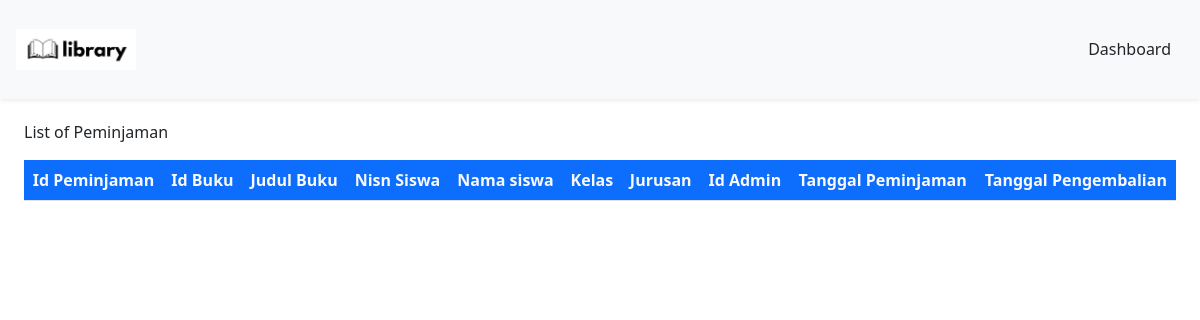
The page /DashboardAdmin/peminjaman/peminjamanBuku.php on the database as committed earlier.
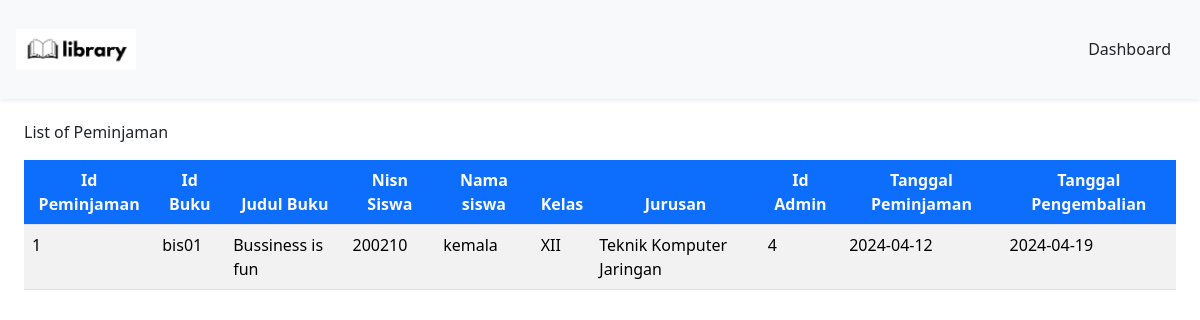
The same page on the database as committed later.
### tables this page shows
CREATE TABLE `peminjaman` (
  `id_peminjaman` int(11) NOT NULL,
  `id_buku` varchar(20) NOT NULL,
  `nisn` int(11) NOT NULL,
  `id_admin` int(11) NOT NULL,
  `tgl_peminjaman` date NOT NULL,
  `tgl_pengembalian` date NOT NULL
);

CREATE TABLE `buku` (
  `cover` varchar(255) NOT NULL,
  `id_buku` varchar(20) NOT NULL,
  `kategori` varchar(255) NOT NULL,
  `judul` varchar(255) NOT NULL,
  `pengarang` varchar(255) NOT NULL,
  `penerbit` varchar(255) NOT NULL,
  `tahun_terbit` date NOT NULL,
  `jumlah_halaman` int(11) NOT NULL,
  `buku_deskripsi` text NOT NULL
);

CREATE TABLE `member` (
  `nisn` int(11) NOT NULL,
  `kode_member` varchar(12) NOT NULL,
  `nama` varchar(255) NOT NULL,
  `password` varchar(255) NOT NULL,
  `jenis_kelamin` varchar(20) NOT NULL,
  `kelas` varchar(5) NOT NULL,
  `jurusan` varchar(50) NOT NULL,
  `no_tlp` varchar(15) NOT NULL,
  `tgl_pendaftaran` date NOT NULL
);

### config/config.php (called while the page is built, shortened)
<?php
$host = "127.0.0.1";
$username = "root";
$password = "";
$database_name = "perpustakaan";
$connection = mysqli_connect($host, $username, $password, $database_name);
function queryReadData($dataKategori) {
  global $connection;
  $result = mysqli_query($connection, $dataKategori);
  $items = [];
  while($item = mysqli_fetch_assoc($result)) {
    $items[] = $item;
  }
  return $items;
}
?>

### DashboardAdmin/peminjaman/peminjamanBuku.php (the view, shortened to what this page needs)
<?php
require "../../config/config.php";
$dataPeminjam = queryReadData("SELECT peminjaman.id_peminjaman, peminjaman.id_buku, buku.judul, peminjaman.nisn, member.nama, member.kelas, member.jurusan, peminjaman.id_admin,  peminjaman.tgl_peminjaman, peminjaman.tgl_pengembalian
FROM peminjaman
INNER JOIN member ON peminjaman.nisn = member.nisn
INNER JOIN buku ON peminjaman.id_buku = buku.id_buku");
?>
<!DOCTYPE html>
<html lang="en">
  <head>
    <link href="https://cdn.jsdelivr.net/npm/bootstrap@5.3.2/dist/css/bootstrap.min.css" rel="stylesheet">
  </head>
  <body>
  <nav class="navbar fixed-top bg-body-tertiary shadow-sm">
      <div class="container-fluid p-3">
        <a class="navbar-brand" href="#">
          <img src="../../Librarylogo.png" alt="logo" width="120px">
        </a>
        <a class="btn btn-tertiary" href="../dashboardAdmin.php">Dashboard</a>
      </div>
    </nav>
    <div class="p-4 mt-5">
    <div class="mt-5">
    <caption>List of Peminjaman</caption>
      <div class="table-responsive mt-3">
        <table class="table table-striped table-hover">
        <thead class="text-center">
          <tr>
            <th class="bg-primary text-light">Id Peminjaman</th>
            <th class="bg-primary text-light">Id Buku</th>
            <th class="bg-primary text-light">Judul Buku</th>
            <th class="bg-primary text-light">Nisn Siswa</th>
            <th class="bg-primary text-light">Nama siswa</th>
            <th class="bg-primary text-light">Kelas</th>
            <th class="bg-primary text-light">Jurusan</th>
            <th class="bg-primary text-light">Id Admin</th>
            <th class="bg-primary text-light">Tanggal Peminjaman</th>
            <th class="bg-primary text-light">Tanggal Pengembalian</th>
          </tr>
        </thead>
       <?php foreach ($dataPeminjam as $item) : ?>
      <tr>
       <td><?= $item["id_peminjaman"]; ?></td>
      <td><?= $item["id_buku"]; ?></td>
      <td><?= $item["judul"]; ?></td>
      <td><?= $item["nisn"]; ?></td>
      <td><?= $item["nama"]; ?></td>
      <td><?= $item["kelas"]; ?></td>
      <td><?= $item["jurusan"]; ?></td>
      <td><?= $item["id_admin"]; ?></td>
      <td><?= $item["tgl_peminjaman"]; ?></td>
      <td><?= $item["tgl_pengembalian"]; ?></td>
      </tr>
      <?php endforeach;?>
    </table>
    </div>
    </div>
  </div>
  </body>
</html>

Rows that differ between the two databases and show on the page:
added peminjaman: id_peminjaman "1", id_buku "bis01", id_buku.judul "Bussiness is fun", nisn "200210", nisn.nama "kemala", nisn.kelas "XII", nisn.jurusan "Teknik Komputer Jaringan", id_admin "4", tgl_peminjaman "2024-04-12", tgl_pengembalian "2024-04-19"
